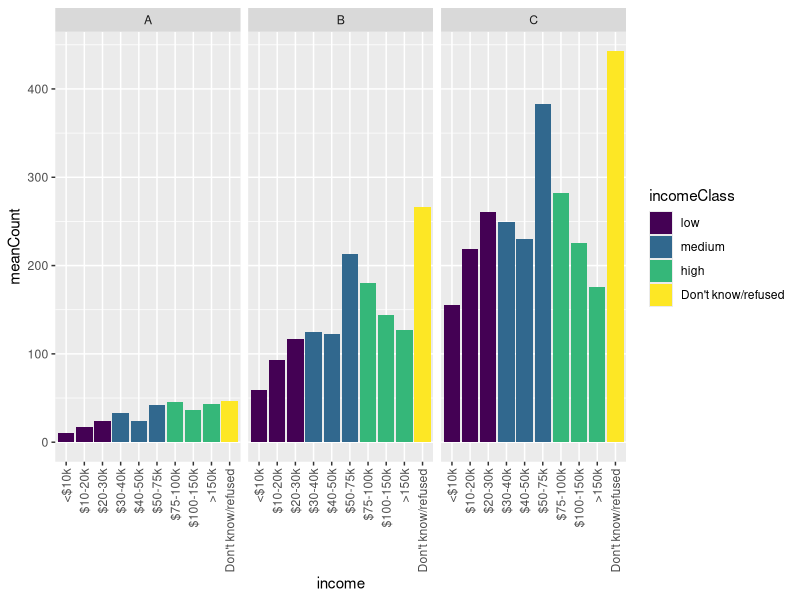

Here is the R script that generated this plot:
## ---- chunk 1
knitr::opts_chunk$set(echo = TRUE)
## ---- chunk 2
library(tidyverse)
## ---- chunk 3
head(relig_income)
## ---- chunk 4
## Row metadata
set.seed(10)
relig_income$religionClass <- 
  sample(c("A", "B", "C"), nrow(relig_income), replace = TRUE)

## Column metadata
columnMetadata <- data.frame(
  income = c(colnames(relig_income)[
    grepl("0", colnames(relig_income))],
    "Don't know/refused"),
  incomeGroup = c(rep("low", 3), rep("medium", 3), 
            rep("high", 3), "Don't know/refused"))
columnMetadata
## ---- chunk 5
relig_income %>%
  pivot_longer(-c(religion, religionClass), names_to = "income", values_to = "count")
## ---- chunk 6
relig_income %>%
  pivot_longer(-c(religion, religionClass), names_to = "income", values_to = "count") %>%
  mutate(income = ordered(income, levels = columnMetadata$income))
## ---- chunk 7
relig_income %>%
  pivot_longer(-c(religion, religionClass), names_to = "income", values_to = "count") %>%
  mutate(income = ordered(income, levels = columnMetadata$income)) %>%
  mutate(incomeClass = columnMetadata$incomeGroup[income])
## ---- chunk 8
test <- relig_income %>%
  pivot_longer(-c(religion, religionClass), names_to = "income", values_to = "count") %>%
  mutate(income = ordered(income, levels = columnMetadata$income)) %>%
  mutate(incomeClass = columnMetadata$incomeGroup[income])

table(test$income, test$incomeClass)
## ---- chunk 9
relig_income %>%
  pivot_longer(-c(religion, religionClass), names_to = "income", values_to = "count") %>%
  mutate(income = ordered(income, levels = columnMetadata$income)) %>%
  mutate(incomeClass = columnMetadata$incomeGroup[income]) %>%
  mutate(incomeClass = ordered(incomeClass, levels = c("low", "medium", "high", "Don't know/refused"))) %>%
  group_by(religionClass, income, incomeClass) %>%
  summarize(meanCount = mean(count), .groups =  "drop_last") %>%
  ggplot(aes(x = income, y = meanCount, fill = incomeClass)) +
  geom_col() +
  facet_wrap(vars(religionClass)) + 
  theme(axis.text.x = element_text(angle = 90, vjust = 0.5, hjust=1))


